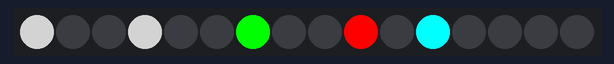
This sketch was run on a simulated Arduino Uno, built with avr-gcc and run on an emulated ATmega328P. Parts: 16 RGB LEDs in strip order, left to right.

Above: at 0.15 s.
At 0.78 s:
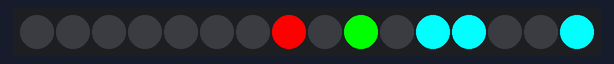
At 1.41 s:
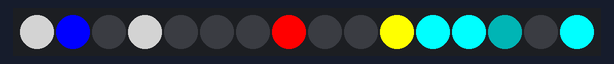
At 2.04 s:
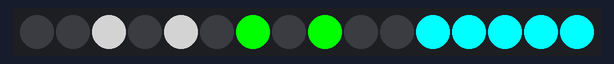
At 2.67 s:
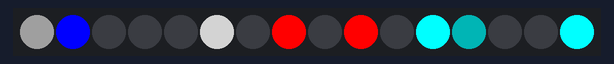

Measured:
- by itself, everything shown: repeats every 2.5 s, in 8 steps

The sketch:

framedemo.ino
```cpp
/*
Marie Huynh
June 22, 2014

This is a frame-based blinky test of NeoPixels driven by an Arduino.  It compiles to 3,808 bytes, so should fit on Trinkets now.

TODO: Do I need to manually pull strip.Color() out of the loop or will the compiler do that for me because the return value never changes?
*/

#include <Adafruit_NeoPixel.h>

#define PIN 0

// New colors may be added, but need their RGB values defined in the switch below.
// Adhering to three letters is not necessary, but you'll have to fix the spacing and this is already wide.
enum Colors{
  OFF,
  RED,
  GRE,
  BLU,
  YEL,
  WHI,
  WH1,
  WH2,
  WH3,
  TEL,
  TL5
};

  // Each row is a frame.  New rows may be added.
// This takes up much less space than the uint32_t that strip.Color() returns.
//            Pixel:     1    2    3    4    5    6    7    8    9    10   11   12   13   14   15   16
int pattern1[][16] = {
                       { WHI, OFF, OFF, WHI, OFF, OFF, GRE, OFF, OFF, RED, OFF, TEL, OFF, OFF, OFF, OFF },
                       { WHI, OFF, WHI, OFF, WHI, OFF, GRE, OFF, GRE, OFF, OFF, TEL, TEL, OFF, OFF, TEL },
                       { WH3, BLU, OFF, OFF, OFF, OFF, GRE, OFF, OFF, YEL, GRE, TEL, TEL, TEL, OFF, OFF },
                       { WH2, OFF, WHI, OFF, WHI, OFF, GRE, OFF, OFF, OFF, OFF, TEL, TEL, TEL, TL5, TEL }
                     };

int pattern2[][16] = {
                       { WH1, OFF, WHI, OFF, OFF, WHI, OFF, RED, BLU, OFF, OFF, TL5, TL5, TL5, OFF, OFF },
                       { OFF, BLU, OFF, WHI, OFF, OFF, OFF, RED, OFF, OFF, BLU, TEL, OFF, OFF, OFF, OFF },
                       { OFF, OFF, OFF, OFF, OFF, OFF, OFF, RED, OFF, GRE, OFF, TEL, TEL, OFF, OFF, TEL },
                       { OFF, OFF, OFF, WHI, OFF, WHI, OFF, RED, RED, OFF, OFF, TL5, TL5, OFF, OFF, OFF },
                     };

int pattern3[][16] = {
                       { WH1, OFF, WHI, OFF, WHI, OFF, GRE, OFF, GRE, OFF, OFF, TEL, TEL, OFF, OFF, OFF },
                       { WH2, BLU, OFF, WHI, OFF, OFF, GRE, OFF, OFF, OFF, RED, TEL, OFF, OFF, OFF, OFF },
                       { WH3, OFF, OFF, OFF, OFF, OFF, GRE, OFF, BLU, RED, OFF, TEL, TEL, OFF, OFF, TEL },
                       { WHI, OFF, OFF, OFF, WHI, OFF, GRE, OFF, OFF, OFF, OFF, TEL, TEL, TEL, OFF, OFF }
                     };

int pattern4[][16] = {
                       { WHI, BLU, OFF, WHI, OFF, OFF, OFF, RED, OFF, OFF, YEL, TEL, TEL, TL5, OFF, TEL },
                       { WHI, OFF, OFF, OFF, OFF, OFF, OFF, RED, OFF, GRE, OFF, TL5, OFF, OFF, OFF, OFF },
                       { WH3, BLU, OFF, WHI, WHI, OFF, OFF, RED, RED, OFF, OFF, TEL, TEL, OFF, OFF, TEL },
                       { WH2, OFF, WHI, OFF, OFF, WHI, OFF, RED, OFF, BLU, GRE, TEL, TEL, TEL, TEL, TEL }
                     };

int pattern5[][16] = {
                       { WH1, BLU, OFF, WHI, OFF, OFF, GRE, OFF, OFF, OFF, OFF, TEL, TEL, TL5, TL5, OFF },
                       { OFF, OFF, OFF, OFF, OFF, OFF, GRE, OFF, OFF, BLU, GRE, TEL, TEL, TEL, OFF, OFF },
                       { OFF, OFF, WHI, OFF, WHI, OFF, GRE, OFF, GRE, OFF, OFF, TEL, TEL, TEL, TEL, TEL },
                       { OFF, BLU, OFF, WHI, OFF, OFF, GRE, OFF, OFF, OFF, RED, TEL, TEL, TL5, TL5, OFF }
                     };

int pattern6[][16] = {
                       { WH1, OFF, OFF, OFF, OFF, OFF, OFF, RED, OFF, GRE, OFF, TEL, TL5, OFF, OFF, TEL },
                       { WH2, OFF, OFF, OFF, OFF, WHI, OFF, RED, BLU, OFF, OFF, TL5, OFF, OFF, OFF, OFF },
                       { WH3, OFF, WHI, OFF, WHI, OFF, OFF, RED, OFF, OFF, GRE, TEL, TEL, OFF, OFF, OFF },
                       { WH1, BLU, OFF, OFF, OFF, WHI, OFF, RED, OFF, RED, OFF, TEL, TL5, OFF, OFF, TEL }
                     };

// Parameter 1 = number of pixels in strip
// Parameter 2 = Arduino pin number (most are valid)
// Parameter 3 = pixel type flags, add together as needed:
//   NEO_KHZ800  800 KHz bitstream (most NeoPixel products w/WS2812 LEDs)
//   NEO_KHZ400  400 KHz (classic 'v1' (not v2) FLORA pixels, WS2811 drivers)
//   NEO_GRB     Pixels are wired for GRB bitstream (most NeoPixel products)
//   NEO_RGB     Pixels are wired for RGB bitstream (v1 FLORA pixels, not v2)
Adafruit_NeoPixel strip = Adafruit_NeoPixel(16, PIN, NEO_GRB + NEO_KHZ800);

// IMPORTANT: To reduce NeoPixel burnout risk, add 1000 uF capacitor across
// pixel power leads, add 300 - 500 Ohm resistor on first pixel's data input
// and minimize distance between Arduino and first pixel.  Avoid connecting
// on a live circuit...if you must, connect GND first.

void setup() {
  strip.begin();
  strip.show(); // Initialize all pixels to 'off'
}

void loop() {


    // row number to start at, delay
    blinky(pattern1, 20);
    blinky(pattern2, 20);
    blinky(pattern3, 20);
    blinky(pattern4, 20);
    blinky(pattern5, 20);
    blinky(pattern6, 20);

}

void blinky(int pattern[][16], uint8_t wait) {

  uint32_t color;
  // Go through each of the frames
  for(int frame = 0; frame < 4; frame++) {
    // Set each pixel in the frame
    for(int i=0; i < strip.numPixels(); i++) {
      color = strip.Color(255,   0,   0); // default red for debugging

      switch(pattern[frame][i]){
        case OFF:
          color = 0;
          break;
        case RED:
          color = strip.Color(255,   0,   0);
          break;
        case GRE:
          color = strip.Color(  0, 255,   0);
          break;
        case BLU:
          color = strip.Color(  0,   0, 255);
          break;
        case YEL:
          color = strip.Color(255, 255,   0);
          break;
        case WHI:
          color = strip.Color(127, 127, 127);
          break;
        case WH1:
          color = strip.Color( 31,  31,  31);
          break;
        case WH2:
          color = strip.Color( 64,  64,  64);
          break;
        case WH3:
          color = strip.Color( 95,  95,  95);
          break;
        case TEL:
          color = strip.Color(  0, 255, 255);
          break;
        case TL5:
          color = strip.Color(  0,  64,  64);
          break;
      }

      strip.setPixelColor(i, color);
    }

    // Display the frame
    strip.show();

    // Keep that on for some time before moving on to the next frame.
    delay(wait);
  }
}
```
